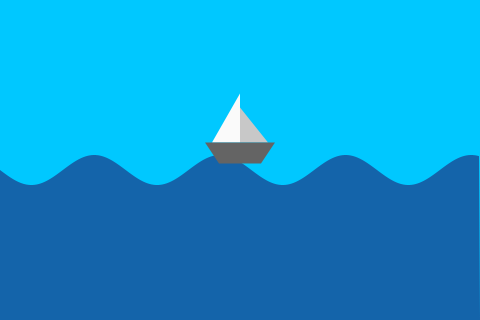
Frame 1 (no input)
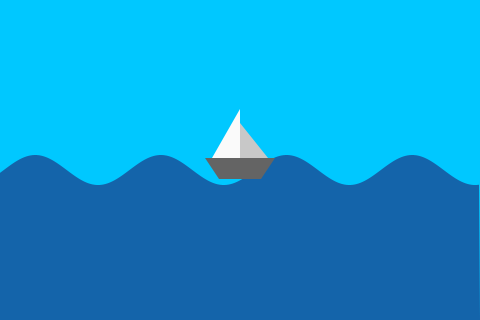
Frame 60 (the mouse pressed at the canvas centre just before this capture)
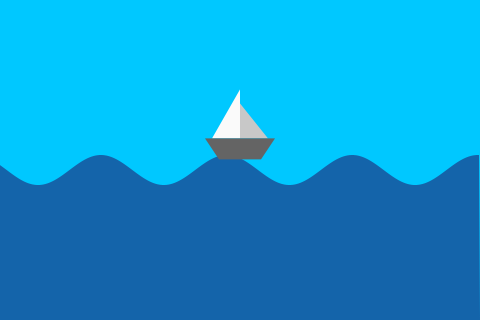
Frame 120 (the mouse held since frame 60 and released just before this capture)

The Processing sketch that drew these frames (run headless with seeded random() and noise(); from frame 60 on, the mouse is pressed at the canvas centre):

// Processing sketch: seno
// ── seno.pde
/**
  * Descrição: Tarefa aula 13
  * Disciplina: Matemática Aplicada à Multimida I
  * Curo: Sistemas e Mídias Digitais (Universidade Federal do Ceará)
  * Autor: Felipe ALmeida
  */

int i;
float y, y_sin, onda_x, onda_y;

void setup() {  
  size (480, 320);
  y = -0.5;
  onda_x = 0;
}

void draw() {
  
  background(0, 200, 255);
  
  //Desenho da onda com shape
  beginShape();
  noStroke();
  fill(20, 100, 170);
  vertex(0, height);
  onda_y = 0 + onda_x; 
  for (i = 0; i < width; i++) {
    vertex(i, 15 * sin(onda_y) + 170);
    onda_y += 0.05;
  }
  vertex(width, height);
  endShape();
  onda_x += 0.05;
  
  //Desenho do barco
  y += 0.05;
  y_sin = 15 * sin(y) + 100;
  desenhaBarco(width/2 - 35, y_sin, 70, 70);
  
}

//Função para desenho do barco
void desenhaBarco(float x, float y, float largura, float altura) {
  fill(250);
  triangle(x+largura/2, y, x+largura/2, y + altura * 0.7, x + largura * 0.1, y + altura * 0.7);
  fill(200);
  triangle(x+largura/2, y + altura * 0.2, x+largura/2, y + altura * 0.7, x + largura * 0.9, y + altura * 0.7);
  fill(100);
  quad(x, y + altura * 0.7, x + largura, y + altura * 0.7, x + largura * 0.8, y + altura, x + largura * 0.2, y + altura);
}
